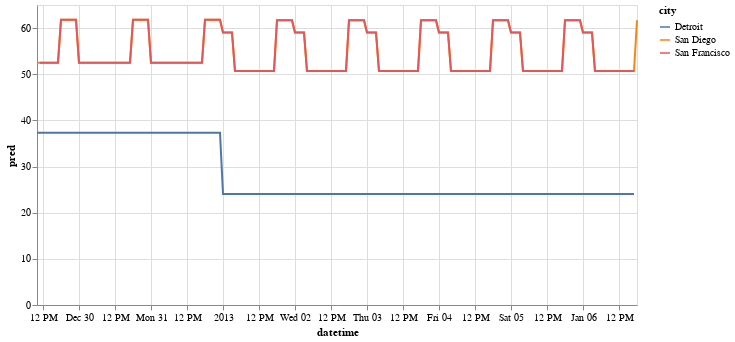

Notebook cell for this chart:
### Markdown cell above
This is just one small portion of the data, corresponding to about one week.  Notice how we only see San Francisco and Detroit.  That is because the predictions for San Francisco and San Diego are the same.

Also, because we used a maximum of 16 leaf nodes, there are a maximum of 16 values that can be predicted.  That is why we see so many flat line segments in this chart.

### Code cell
alt.Chart(df[6400:7000]).mark_line().encode(
    x="datetime",
    y="pred",
    color="city",
    tooltip=["city", "temperature", "pred", "datetime", "hour"]
).properties(
    width=600
)

### Figure 1 — Vega-Lite specification as saved in the notebook (floating-point values rounded to 4 significant figures; data arrays with more than 128 entries replaced by an {"elided": "..."} marker saying what was removed)
{"config": {"view": {"continuousWidth": 400, "continuousHeight": 300}}, "data": {"name": "data-bf53026ad02ab34227d9947bf92ee73e"}, "mark": "line", "encoding": {"color": {"field": "city", "type": "nominal"}, "tooltip": [{"field": "city", "type": "nominal"}, {"field": "temperature", "type": "quantitative"}, {"field": "pred", "type": "quantitative"}, {"field": "datetime", "type": "temporal"}, {"field": "hour", "type": "quantitative"}], "x": {"field": "datetime", "type": "temporal"}, "y": {"field": "pred", "type": "quantitative"}}, "width": 600, "$schema": "https://vega.github.io/schema/vega-lite/v4.17.0.json", "datasets": {"data-bf53026ad02ab34227d9947bf92ee73e": {"elided": "600 records"}}}
